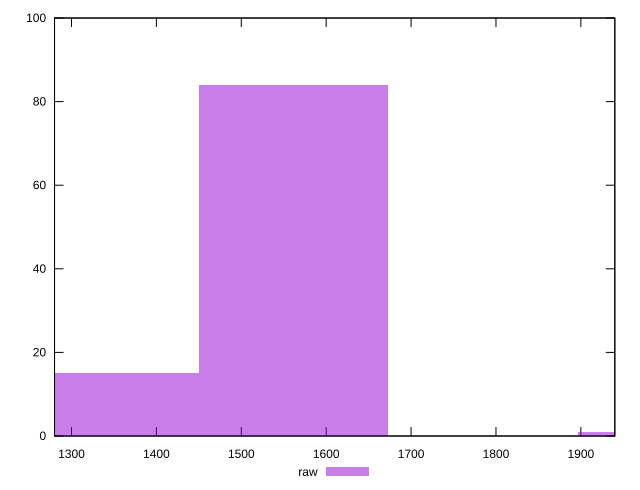

Source code (gnuplot):
reset

$raw <<EOF
1338.5625391808985 15
1561.6562957110484 84
2007.8438087713478 1
EOF

set key outside below
set boxwidth 223.09375653014976
set xrange [1280:1940]
set yrange [0:100]
set trange [0:100]
set style fill transparent solid 0.5 noborder
set terminal svg size 640, 490 enhanced background rgb 'white'
set output "report_00009_2021-02-08T22-37-41.559Z/uses-webp-images/samples/pages/raw/histogram.svg"

plot $raw title "raw" with boxes

reset
